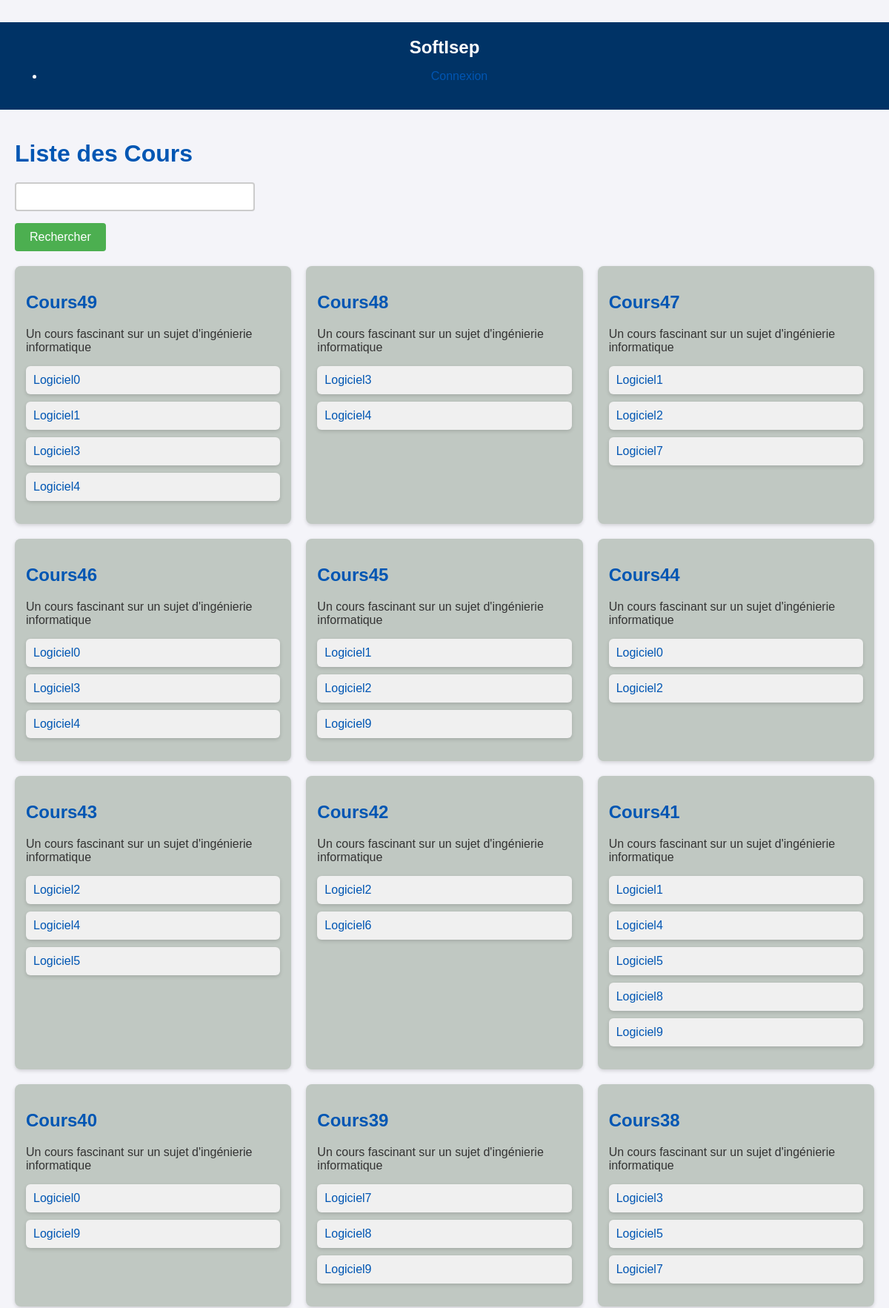
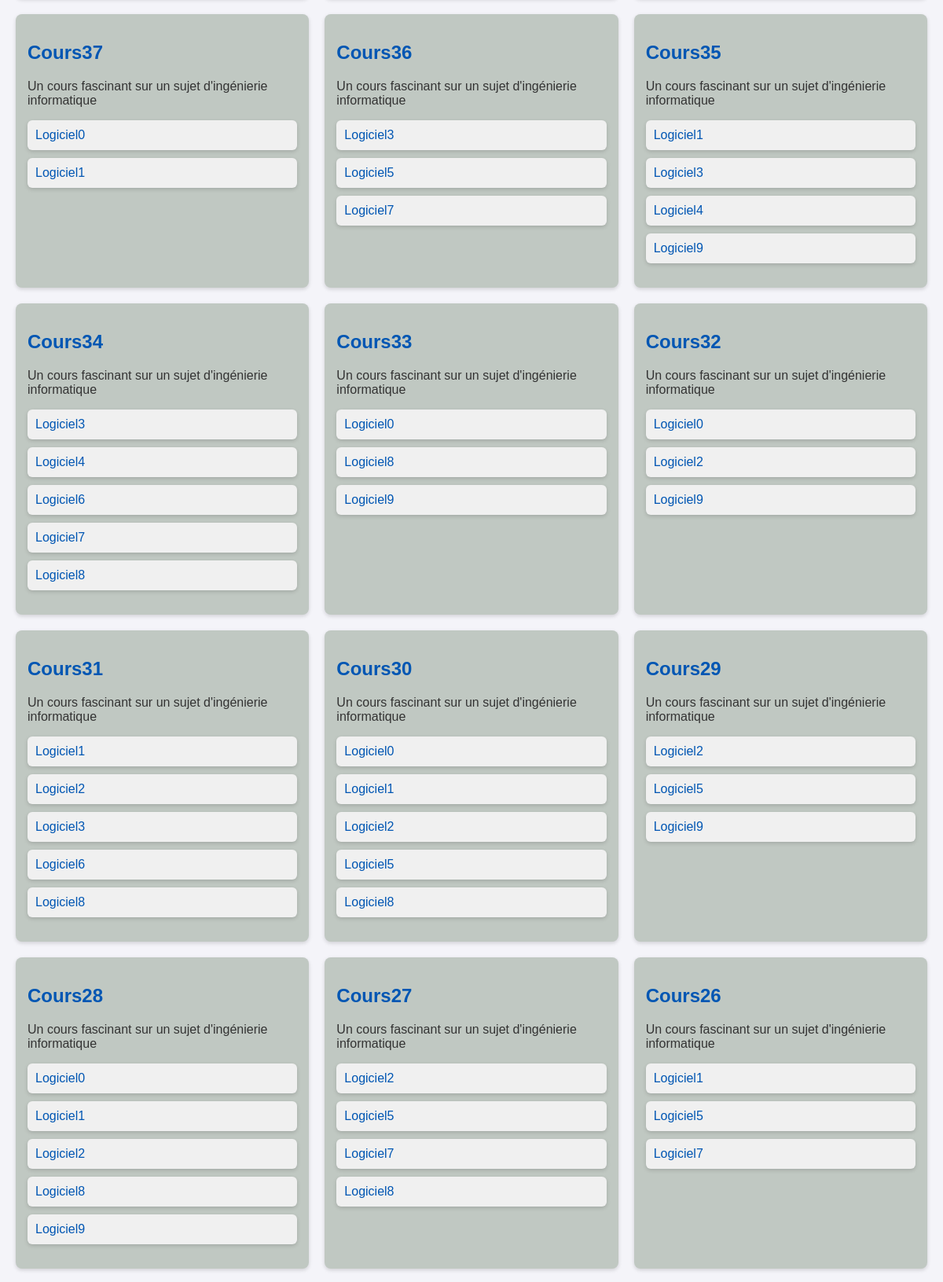
The page / (upper part) on the database its author committed (2 pictures, top to bottom).
### softisepapp/models.py (models this page shows, shortened)
class Cours(models.Model):
    nom = models.CharField(max_length=100)
    description = models.TextField(default="lorem ipsum")
    logiciels = models.ManyToManyField('Logiciel', related_name='cours_logiciels')
    eleves = models.ManyToManyField(User, related_name='cours')

class Logiciel(models.Model):
    nom = models.CharField(max_length=100)
    description = models.TextField(default="lorem ipsum")
    version = models.CharField(max_length=50, default="1.0")
    date_de_sortie = models.DateField(default=date(2002, 11, 10))
    systeme_exploitation = models.CharField(max_length=100, default="Windows")
    url_telechargement = models.URLField()

### softisepapp/views.py (the view)
# urls.py: path('', views.index, name='index'),
def index(request):
    form = SearchForm(request.GET or None)
    cours_list = Cours.objects.all()
    if form.is_valid():
        query = form.cleaned_data['query']
        cours_list = cours_list.filter(nom__icontains=query)
    context = {
        'form': form,
        'cours_list': cours_list,
    }
    return render(request, 'index.html', context)

### softisepapp/forms.py
class SearchForm(forms.Form):
    query = forms.CharField(label='', max_length=100, required=False)

### softisepapp/templatetags/auth_extras.py (called while the page is built)
@register.filter(name='has_group')
def has_group(user, group_name):
    group = Group.objects.get(name=group_name)
    return True if group in user.groups.all() else False

### templates/index.html (shortened to what this page needs)
<!DOCTYPE html>
<html lang="fr">
<head>
    {% load static %}
    {% load auth_extras %}
    <link rel="stylesheet" href="{% static 'css/index.css' %}">
</head>
<body>
    {% include 'header.html' %}
    <main>
        <h1>Liste des Cours</h1>
        <div class="search-container">
            {% include 'search_form.html' %}
        </div>
        <div class="cours-container">
            {% for cours in cours_list reversed %}
                {% include 'cours_card.html' %}
            {% endfor %}
        </div>
    </main>
</body>
</html>

### templates/cours_card.html
<section class="cours">
    <h2>{{ cours.nom }}</h2>
    <p>{{ cours.description }}</p>
    <ul class="logiciel-list">
        {% for logiciel in cours.logiciels.all %}
            <li class="logiciel">
                <a href="{% url 'logiciel_view' logiciel_name=logiciel.nom %}">{{ logiciel.nom }}</a>
            </li>
        {% endfor %}
    </ul>
</section>

### static/css/index.css (style rules this page uses)
:root { --background-color: #f4f4f9; --primary-color: #003366; --text-color: #333; --link-color: #0056b3; --footer-text-size: 0.8em; }
body { font-family: 'Arial', sans-serif; background-color: var(--background-color); color: var(--text-color); margin: 0; padding: 0; margin-top:30px; }
main { padding: 20px; }
h1, h2, h3 { color: var(--link-color); margin-bottom: 20px; }
a { color: var(--link-color); text-decoration: none; }
.search-container { margin-bottom: 20px; }
.search-form input[type="text"] { padding: 10px; margin-right: 10px; width: 300px; border: 2px solid #ccc; border-radius: 4px; }
.cours-container { display: grid; grid-template-columns: repeat(auto-fill, minmax(300px, 1fr)); gap: 20px; }
section.cours { background-color: #c0c8c2; border-radius: 8px; box-shadow: 0 2px 5px rgba(0,0,0,0.15); padding: 15px; }
.logiciel-list { list-style-type: none; padding: 0; }
.logiciel { background: #f0f0f0; margin: 10px 0; padding: 10px; border-radius: 6px; box-shadow: 0 2px 5px rgba(0,0,0,0.15); }

### rows shown on the page
Cours: nom "Cours49", description "Un cours fascinant sur un sujet d'ingénierie informatique"
Logiciel: nom "Logiciel0"
Logiciel: nom "Logiciel1"
Logiciel: nom "Logiciel3"
Logiciel: nom "Logiciel4"
Cours: nom "Cours48", description "Un cours fascinant sur un sujet d'ingénierie informatique"
Cours: nom "Cours47", description "Un cours fascinant sur un sujet d'ingénierie informatique"
Logiciel: nom "Logiciel2"
Logiciel: nom "Logiciel7"
Cours: nom "Cours46", description "Un cours fascinant sur un sujet d'ingénierie informatique"
Cours: nom "Cours45", description "Un cours fascinant sur un sujet d'ingénierie informatique"
Logiciel: nom "Logiciel9"
Cours: nom "Cours44", description "Un cours fascinant sur un sujet d'ingénierie informatique"
Cours: nom "Cours43", description "Un cours fascinant sur un sujet d'ingénierie informatique"
Logiciel: nom "Logiciel5"
Cours: nom "Cours42", description "Un cours fascinant sur un sujet d'ingénierie informatique"
Logiciel: nom "Logiciel6"
Cours: nom "Cours41", description "Un cours fascinant sur un sujet d'ingénierie informatique"
Logiciel: nom "Logiciel8"
Cours: nom "Cours40", description "Un cours fascinant sur un sujet d'ingénierie informatique"
Cours: nom "Cours39", description "Un cours fascinant sur un sujet d'ingénierie informatique"
Cours: nom "Cours38", description "Un cours fascinant sur un sujet d'ingénierie informatique"
Cours: nom "Cours37", description "Un cours fascinant sur un sujet d'ingénierie informatique"
Cours: nom "Cours36", description "Un cours fascinant sur un sujet d'ingénierie informatique"
Cours: nom "Cours35", description "Un cours fascinant sur un sujet d'ingénierie informatique"
Cours: nom "Cours34", description "Un cours fascinant sur un sujet d'ingénierie informatique"
Cours: nom "Cours33", description "Un cours fascinant sur un sujet d'ingénierie informatique"
Cours: nom "Cours32", description "Un cours fascinant sur un sujet d'ingénierie informatique"
Cours: nom "Cours31", description "Un cours fascinant sur un sujet d'ingénierie informatique"
Cours: nom "Cours30", description "Un cours fascinant sur un sujet d'ingénierie informatique"
Cours: nom "Cours29", description "Un cours fascinant sur un sujet d'ingénierie informatique"
Cours: nom "Cours28", description "Un cours fascinant sur un sujet d'ingénierie informatique"
Cours: nom "Cours27", description "Un cours fascinant sur un sujet d'ingénierie informatique"
Cours: nom "Cours26", description "Un cours fascinant sur un sujet d'ingénierie informatique"
